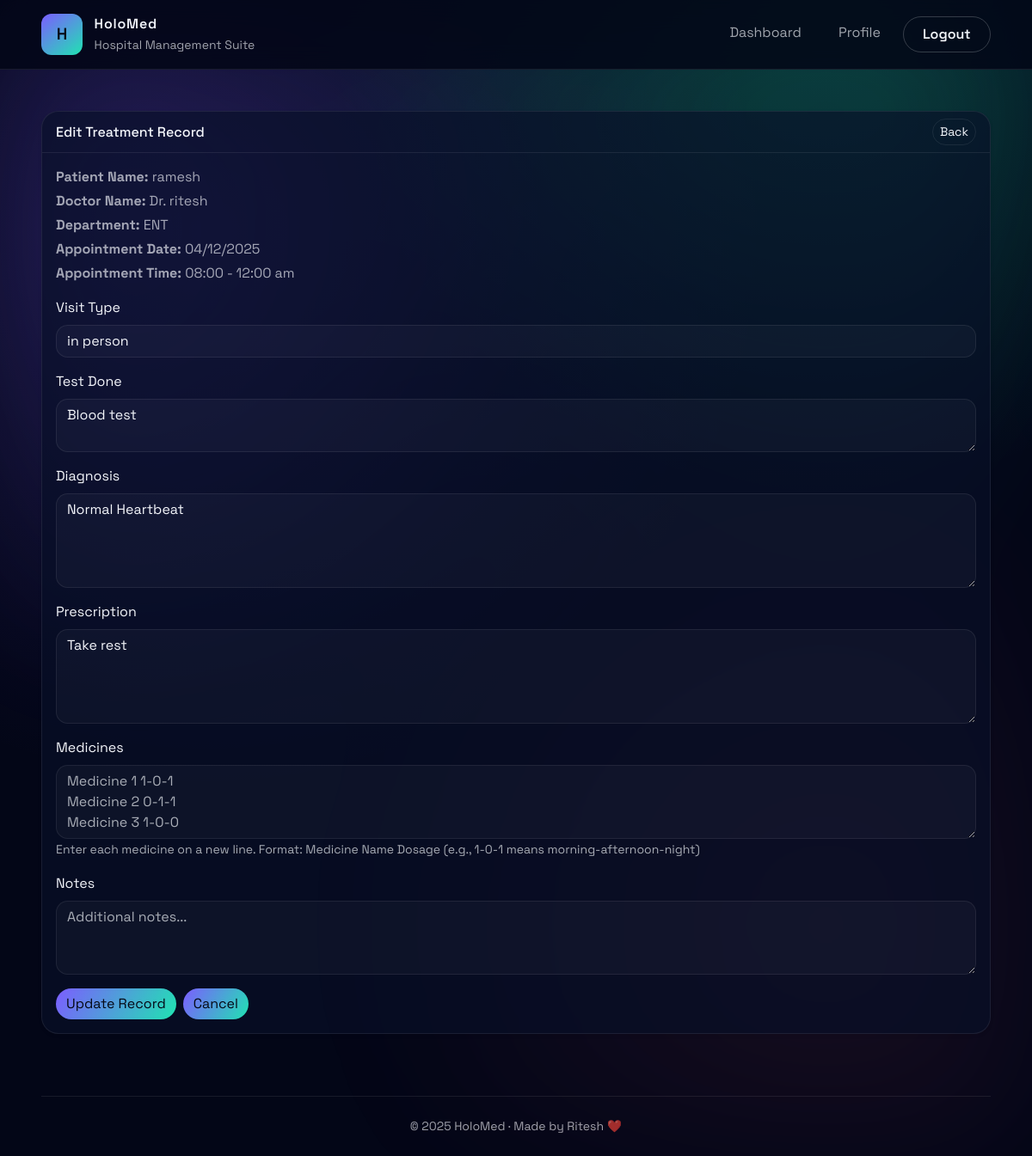
The page /doctor/edit-treatment/7 (signed in) on the database its author committed.
### app.py (models this page shows, shortened)
class User(db.Model):
    id = db.Column(db.Integer, primary_key=True)
    role = db.Column(db.String(20), nullable=False)
    full_name = db.Column(db.String(120), nullable=False)
    email = db.Column(db.String(120), unique=True, nullable=False)
    phone = db.Column(db.String(50))
    password_hash = db.Column(db.String(255), nullable=False)
    specialization = db.Column(db.String(120))
    experience_years = db.Column(db.Integer)
    bio = db.Column(db.Text)
    department_id = db.Column(db.Integer, db.ForeignKey("department.id"))
    is_active = db.Column(db.Boolean, default=True)
    is_blacklisted = db.Column(db.Boolean, default=False)
    created_at = db.Column(db.DateTime, default=datetime.utcnow)
    appointments_as_patient = db.relationship(
        "Appointment", foreign_keys="Appointment.patient_id", backref="patient", lazy=True
    )
    appointments_as_doctor = db.relationship(
        "Appointment", foreign_keys="Appointment.doctor_id", backref="doctor", lazy=True
    )

class Department(db.Model):
    id = db.Column(db.Integer, primary_key=True)
    name = db.Column(db.String(100), unique=True, nullable=False)
    description = db.Column(db.Text, nullable=True)
    doctors = db.relationship("User", backref="department", lazy=True)

class Appointment(db.Model):
    id = db.Column(db.Integer, primary_key=True)
    patient_id = db.Column(db.Integer, db.ForeignKey("user.id"), nullable=False)
    doctor_id = db.Column(db.Integer, db.ForeignKey("user.id"), nullable=False)
    appointment_date = db.Column(db.Date, nullable=False)
    slot_label = db.Column(db.String(50), nullable=False)
    status = db.Column(db.String(20), default="Booked")
    reason = db.Column(db.Text)
    created_at = db.Column(db.DateTime, default=datetime.utcnow)
    updated_at = db.Column(db.DateTime, default=datetime.utcnow, onupdate=datetime.utcnow)
    cancelled_by = db.Column(db.String(20))

class TreatmentRecord(db.Model):
    id = db.Column(db.Integer, primary_key=True)
    appointment_id = db.Column(db.Integer, db.ForeignKey("appointment.id"), unique=True, nullable=False)
    visit_type = db.Column(db.String(50))
    test_done = db.Column(db.Text)
    diagnosis = db.Column(db.Text)
    prescription = db.Column(db.Text)
    medicines = db.Column(db.Text)
    notes = db.Column(db.Text)
    updated_at = db.Column(db.DateTime, default=datetime.utcnow, onupdate=datetime.utcnow)
    appointment = db.relationship(
        "Appointment",
        backref=db.backref("treatment_record", uselist=False, lazy=True),
        lazy=True,
    )

### app.py (the view, shortened to what this page needs)
@app.route("/doctor/edit-treatment/<int:appointment_id>", methods=["GET", "POST"])
@login_required(role="doctor")
def edit_treatment_record(appointment_id):
    appointment = Appointment.query.filter_by(id=appointment_id, doctor_id=g.user.id).first_or_404()
    if not appointment.treatment_record:
        flash("No treatment record found for this appointment.", "warning")
        return redirect(url_for("view_patient_history_full", patient_id=appointment.patient_id))
    return render_template("doctor/edit_treatment.html", appointment=appointment)

### app.py (called while the page is built)
def get_current_user():
    user_id = session.get("user_id")
    if user_id:
        return User.query.get(user_id)
    return None

def login_required(role=None):
    def decorator(fn):
        @wraps(fn)
        def wrapper(*args, **kwargs):
            if not g.user:
                flash("Please log in to continue.", "warning")
                return redirect(url_for("login"))
            if role and g.user.role != role:
                flash("You are not authorized to view this page.", "danger")
                return redirect(url_for("dashboard"))
            return fn(*args, **kwargs)
        return wrapper
    return decorator

@app.before_request
def load_user():
    g.user = get_current_user()

@app.context_processor
def inject_helpers():
    def format_date(value):
        return value.strftime("%d %b %Y")
    return {
        "format_date": format_date,
        "today": date.today,
        "datetime": datetime,
        "timedelta": timedelta,
    }

### templates/doctor/edit_treatment.html (shortened to what this page needs)
{% extends "base.html" %}
{% block content %}
  <div class="card shadow-sm mb-4">
    <div class="card-header">
      <div class="d-flex justify-content-between align-items-center">
        <h2 class="h6 mb-0">Edit Treatment Record</h2>
        <a href="{{ url_for('view_patient_history_full', patient_id=appointment.patient_id) }}" class="btn btn-sm btn-outline-secondary">Back</a>
      </div>
    </div>
    <div class="card-body">
      <div class="mb-3">
        <p class="mb-1"><strong>Patient Name:</strong> {{ appointment.patient.full_name }}</p>
        <p class="mb-1"><strong>Doctor Name:</strong> Dr. {{ appointment.doctor.full_name }}</p>
        <p class="mb-1"><strong>Department:</strong> {{ appointment.doctor.department.name if appointment.doctor.department else 'General' }}</p>
        <p class="mb-1"><strong>Appointment Date:</strong> {{ appointment.appointment_date.strftime('%d/%m/%Y') }}</p>
        <p class="mb-3"><strong>Appointment Time:</strong> {{ appointment.slot_label }}</p>
      </div>
      <form method="post">
        <div class="mb-3">
          <label class="form-label">Visit Type</label>
          <input type="text" name="visit_type" class="form-control" value="{{ appointment.treatment_record.visit_type if appointment.treatment_record and appointment.treatment_record.visit_type else '' }}" placeholder="e.g., In-person, Follow-up">
        </div>
        <div class="mb-3">
          <label class="form-label">Test Done</label>
          <textarea name="test_done" class="form-control" rows="2" placeholder="List tests performed">{{ appointment.treatment_record.test_done if appointment.treatment_record and appointment.treatment_record.test_done else '' }}</textarea>
        </div>
        <div class="mb-3">
          <label class="form-label">Diagnosis</label>
          <textarea name="diagnosis" class="form-control" rows="4" placeholder="Enter diagnosis...">{{ appointment.treatment_record.diagnosis if appointment.treatment_record and appointment.treatment_record.diagnosis else '' }}</textarea>
        </div>
        <div class="mb-3">
          <label class="form-label">Prescription</label>
          <textarea name="prescription" class="form-control" rows="4" placeholder="Enter prescription details...">{{ appointment.treatment_record.prescription if appointment.treatment_record and appointment.treatment_record.prescription else '' }}</textarea>
        </div>
        <div class="mb-3">
          <label class="form-label">Medicines</label>
          <textarea name="medicines" class="form-control" rows="3" placeholder="Medicine 1 1-0-1&#10;Medicine 2 0-1-1&#10;Medicine 3 1-0-0"></textarea>
          <small class="text-muted">Enter each medicine on a new line. Format: Medicine Name Dosage (e.g., 1-0-1 means morning-afternoon-night)</small>
        </div>
        <div class="mb-3">
          <label class="form-label">Notes</label>
          <textarea name="notes" class="form-control" rows="3" placeholder="Additional notes...">{{ appointment.treatment_record.notes if appointment.treatment_record and appointment.treatment_record.notes else '' }}</textarea>
        </div>
        <div class="d-flex gap-2">
          <button type="submit" class="btn btn-primary">Update Record</button>
          <a href="{{ url_for('view_patient_history_full', patient_id=appointment.patient_id) }}" class="btn btn-secondary">Cancel</a>
        </div>
      </form>
    </div>
  </div>
{% endblock %}

### static/css/styles.css (style rules this page uses)
:root { --hms-bg: #030617; --hms-panel: rgba(9, 16, 40, 0.65); --hms-outline: rgba(255, 255, 255, 0.08); --hms-primary: #7c5dff; --hms-secondary: #20e3b2; --hms-text: #f4f6fb; --hms-muted: rgba(244, 246, 251, 0.65); }
body { font-family: "Space Grotesk", system-ui, -apple-system, BlinkMacSystemFont, "Segoe UI", sans-serif; color: var(--hms-text); background: radial-gradient(circle at 20% 20%, rgba(124, 93, 255, 0.15), transparent 45%), radial-gradient(circle at 80% 0%, rgba(32, 227, 178, 0.18), transparent 35%), var(--hms-bg); min-height: 100vh; margin: 0; }
* { font-family: inherit; }
h1, h2, h3, h4, h5, h6, p, span, div, a, button, label, input, select, textarea { font-family: "Space Grotesk", system-ui, -apple-system, BlinkMacSystemFont, "Segoe UI", sans-serif; }
.app-body { position: relative; overflow-x: hidden; }
.card, .stat-card, .department-tile { background: var(--hms-panel); border: 1px solid var(--hms-outline); border-radius: 1.25rem; box-shadow: 0 20px 60px rgba(0, 0, 0, 0.35); color: var(--hms-text); font-family: "Space Grotesk", system-ui, -apple-system, BlinkMacSystemFont, "Segoe UI", sans-serif; }
.card-body { color: var(--hms-text); font-family: "Space Grotesk", system-ui, -apple-system, BlinkMacSystemFont, "Segoe UI", sans-serif; }
.card-body p, .card-body .text-muted, .card-body .text-muted-50 { color: var(--hms-muted); font-family: "Space Grotesk", system-ui, -apple-system, BlinkMacSystemFont, "Segoe UI", sans-serif; }
.card-header { border-bottom: 1px solid var(--hms-outline); background: transparent; color: var(--hms-text); }
.card-header h2, .card-header h6, .card-header .h6 { color: var(--hms-text); font-family: "Space Grotesk", system-ui, -apple-system, BlinkMacSystemFont, "Segoe UI", sans-serif; }
.btn, .btn-primary { border-radius: 999px; border: none; background: linear-gradient(120deg, var(--hms-primary), var(--hms-secondary)); color: #050915; }
.btn-outline-primary, .btn-outline-danger, .btn-outline-secondary { border-radius: 999px; border: 1px solid var(--hms-outline); color: var(--hms-text); background: transparent; }
.form-control, .form-select, select, textarea { background: rgba(255, 255, 255, 0.03); border: 1px solid var(--hms-outline); color: var(--hms-text); border-radius: 0.85rem; }

### rows shown on the page
User: patient.full_name "ramesh"
User: doctor.full_name "ritesh"
Department: doctor.department "ENT"
Appointment: appointment_date "04/12/2025", slot_label "08:00 - 12:00 am"
TreatmentRecord: visit_type "in person", test_done "Blood test", diagnosis "Normal Heartbeat", prescription "Take rest"
